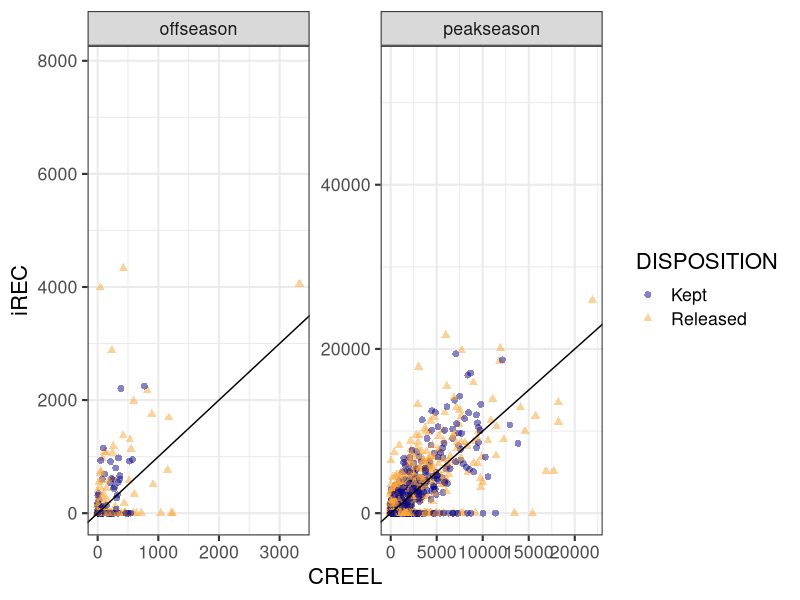
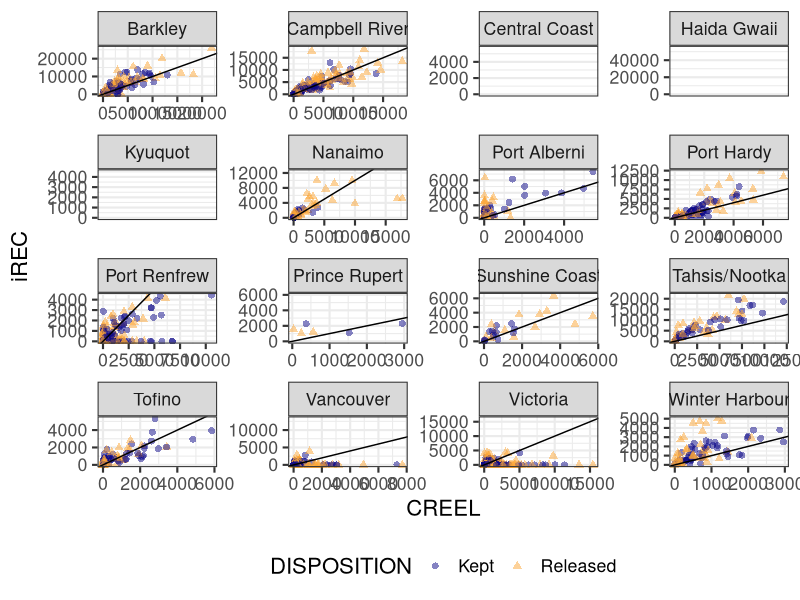
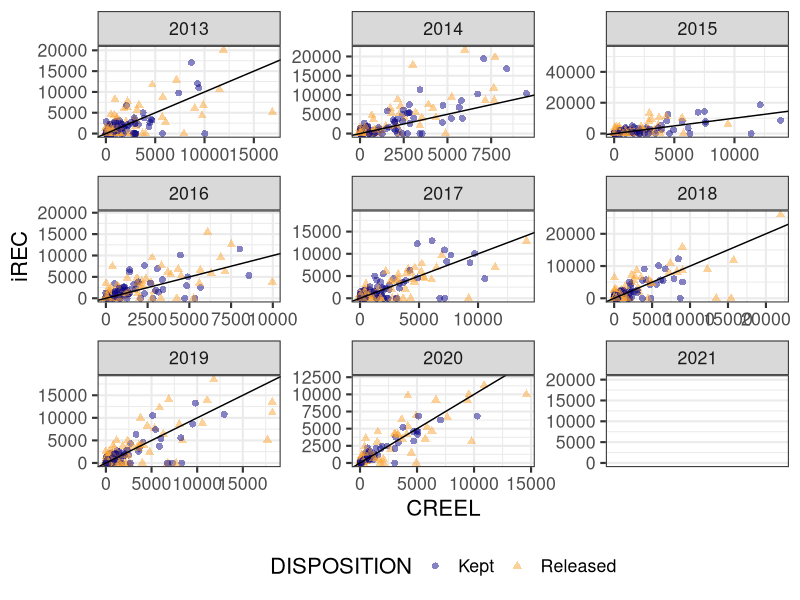

These charts were generated, in order, by the following R code: (Note: this script raises an error after producing the figures.)
## ---- chunk 1

library(ggplot2)
library(dplyr)
library(grid)
#rmarkdown::render("irec_summary.Rmd")

#read in data
creel<-read.csv("../data/creel_filter.csv")
irec<-read.csv("../data/iRecchinook_2012_2021.csv")

arealu <- read.csv("../data/areaLU.csv") 


## ---- chunk 2

creel<- creel%>%
      rename(AREA=PFMA)%>%left_join(arealu[,c("AREA","LU_GROUPING3")])%>%
      filter(YEAR>2012)

#input 0s for missing observations on irec
#create df for all possible observations - using variables of interest only
#if other variables are considered, need to include them here
allobs <- expand.grid(list(AREA=unique(irec$AREA),
  YEAR=unique(irec$YEAR),
  MONTH=unique(irec$MONTH),
  DISPOSITION=unique(irec$DISPOSITION)))

#create zero observations and remove in river fisheries
irecall<-left_join(allobs,irec) %>%
filter(AREA != "Area 29 (In River)", YEAR>2012)

irecall$ESTIMATE[is.na(irecall$ESTIMATE)]<-0

irecall<-irecall%>%left_join(arealu[,c("AREA","LU_GROUPING3")])


irecc<- irecall %>%
  #rename(IREC=ESTIMATE)%>%
  select(c(AREA,YEAR,MONTH,DISPOSITION,ESTIMATE,VARIANCE,LU_GROUPING3))%>%
  group_by( AREA,YEAR,MONTH,DISPOSITION,LU_GROUPING3) %>% summarise(ESTIMATE = sum(ESTIMATE), VARIANCE = sum(VARIANCE))%>%
  mutate(SD=sqrt(VARIANCE))%>%
  select(c(!VARIANCE))%>%
  mutate(SURVEY="iRec")


## ---- chunk 3


creelf<- creel %>%
  filter(ESTIMATE_SOURCE=="Creel")%>%
  mutate(SURVEY=case_when(
  Include..20.=="Y"~ "creel20",
  Include..15.=="Y"~ "creel15",
  TRUE ~ "creel"))%>%
  rename(SD=STANDARD_ERROR,DISPOSITION=TYPE)%>%
  select(c(AREA,YEAR,MONTH,DISPOSITION,ESTIMATE,SD, SURVEY, LU_GROUPING3))



creelcc<-creelf%>%
rename(CREEL=ESTIMATE,SDCREEL=SD)


ireccc<-irecc%>%
rename(IREC=ESTIMATE,SDIREC=SD)%>%
  select(c(!SURVEY))


datxy<-left_join(ireccc,creelcc) %>%
mutate(SEASON=if_else(MONTH<5|MONTH>9,"offseason","peakseason"))




## ---- chunk 4

p <- ggplot(datxy)
p <- p + geom_point(aes(x=CREEL, y=IREC,color=DISPOSITION, shape=DISPOSITION), size=2,alpha=.5)
p <- p + facet_wrap(~SEASON, scales="free")
p <- p + theme_bw(16)+labs( x="CREEL", y="iREC")
p <- p + scale_color_viridis_d(end = 0.8,option = "C")
p <- p + geom_abline(slope=1,intercept=0)
p


## ---- chunk 5

p <- ggplot(datxy)
p <- p + geom_point(aes(x=CREEL, y=IREC,color=DISPOSITION, shape=DISPOSITION),size=2, alpha=.5)
p <- p + facet_wrap(~LU_GROUPING3, scales="free")
p <- p + theme_bw(16)+labs( x="CREEL", y="iREC")
p <- p + scale_color_viridis_d(end = 0.8,option = "C")
#p <- p + coord_cartesian(ylim=c(0,max(datxy$CREEL,datxy$IREC, na.rm=T)),xlim=c(0,max(datxy$CREEL,datxy$IREC,na.rm=T)))
p <- p + geom_abline(slope=1,intercept=0)
p <- p + theme(legend.position="bottom")
p
## ---- chunk 6

p <- ggplot(datxy)
p <- p + geom_point(aes(x=CREEL, y=IREC,color=DISPOSITION, shape=DISPOSITION),size=2, alpha=.5)
p <- p + facet_wrap(~YEAR, scales="free")
p <- p + theme_bw(16)+labs( x="CREEL", y="iREC")
p <- p + scale_color_viridis_d(end = 0.8,option = "C")

p <- p + geom_abline(slope=1,intercept=0)
p <- p + theme(legend.position="bottom")
p
## ---- chunk 7

prop0 <-function(x){sum(x==0)/length(x)}

aggregate(datxy$IREC,by=list(datxy$MONTH),prop0)
aggregate(datxy$IREC,by=list(datxy$LU_GROUPING3),prop0)
aggregate(datxy$IREC,by=list(datxy$YEAR),prop0)

sum(datxy$IREC==0)/nrow(datxy)





## ---- chunk 8


# This model is just a firs attempt
fit1 <- brm(formula= IREC |se(SDIREC,sigma = TRUE) ~ CREEL|LU_GROUPING3 + SEASON,
  data=datxy, family=gaussian)


stancode(fit1)
sdata <- standata(fit1)
names(sdata)

### obtain model summaries and plots
summary(fit1, waic = TRUE)
plot(fit1, ask = FALSE)
plot(marginal_effects(fit1), ask = FALSE)


## ---- chunk 9

datxy$ratio <- datxy$IREC/datxy$CREEL
datxy <- datxy[is.finite(datxy$ratio),] 


 

p <- ggplot(datxy, aes(x=as.factor(MONTH),y=ratio, color=DISPOSITION))
p <- p + geom_boxplot(width=1, position = position_dodge(width = 1))
p <- p +geom_hline(aes(yintercept=1),size=1.1, alpha=.5)
p <- p + scale_color_viridis_d(end = 0.8,option = "A")
p <- p + theme_bw(16)+labs( x="month", y="iRec:creel")




p2 <- ggplot(datxy, aes(x=as.factor(MONTH),y=ratio, color=DISPOSITION))
p2 <- p2 + geom_boxplot(width=1, position = position_dodge(width = 1))
p2 <- p2 +geom_hline(aes(yintercept=1),size=1.1, alpha=.5)
p2 <- p2 + scale_color_viridis_d(end = 0.8,option = "A")
p2 <- p2 + theme_bw(16)+labs( x="month", y="iRec:creel")
p2 <- p2 + coord_cartesian( ylim = c(0,10))



grid.newpage()
grid.draw(rbind(ggplotGrob(p), ggplotGrob(p2), size = "last"))

## ---- chunk 10


p <- ggplot(datxy, aes(x=as.factor(LU_GROUPING3),y=ratio, color=DISPOSITION))
p <- p + geom_boxplot(width=1, position = position_dodge(width = 1))
p <- p +geom_hline(aes(yintercept=1),size=1.1, alpha=.5)
p <- p + scale_color_viridis_d(end = 0.8,option = "A")
p <- p + theme_bw(16)+labs( x="Area", y="iRec:creel")
p <- p + theme(axis.text.x = element_text(angle = 45, hjust=1))


p2 <- ggplot(datxy, aes(x=as.factor(LU_GROUPING3),y=ratio, color=DISPOSITION))
p2 <- p2 + geom_boxplot(width=1, position = position_dodge(width = 1))
p2 <- p2 +geom_hline(aes(yintercept=1),size=1.1, alpha=.5)
p2 <- p2 + scale_color_viridis_d(end = 0.8,option = "A")
p2 <- p2 + theme_bw(16)+labs( x="Area", y="iRec:creel")
p2 <- p2 + theme(axis.text.x = element_text(angle = 45, hjust=1))
p2 <- p2 + coord_cartesian( ylim = c(0,15))



grid.newpage()
grid.draw(rbind(ggplotGrob(p), ggplotGrob(p2), size = "last"))

## ---- chunk 11


p <- ggplot(datxy, aes(x=as.factor(YEAR),y=ratio, color=SURVEY))
p <- p + geom_boxplot(width=1, position = position_dodge(width = 1))
p <- p + geom_hline(aes(yintercept=1),size=1.1, alpha=.5)
p <- p + scale_color_viridis_d(end = 0.8,option = "A")
p <- p + theme_bw(16)+labs( x="year", y="iRec:creel")
p <- p + theme(axis.text.x = element_text(angle = 45, hjust=1))+labs( x="Area", y="count")

p2 <- ggplot(datxy, aes(x=as.factor(YEAR),y=ratio, color=SURVEY))
p2 <- p2 + geom_boxplot(width=1, position = position_dodge(width = 1))
p2 <- p2 + geom_hline(aes(yintercept=1),size=1.1, alpha=.5)
p2 <- p2 + scale_color_viridis_d(end = 0.8,option = "A")
p2 <- p2 + theme_bw(16)+labs( x="year", y="iRec:creel")
p2 <- p2 + theme(axis.text.x = element_text(angle = 45, hjust=1))+labs( x="Area", y="count")
p2 <- p2 + coord_cartesian( ylim = c(0,15))


grid.newpage()
grid.draw(rbind(ggplotGrob(p), ggplotGrob(p2), size = "last"))


## ---- chunk 12



p <- ggplot(dat)
p <- p + geom_bar(aes(x=as.factor(MONTH), color=SURVEY, fill=SURVEY),alpha=.5, position=position_dodge2(width = 0.9, preserve = "single"))
p <- p + scale_fill_viridis_d(end = 0.8,option = "A")
p <- p + scale_color_viridis_d(end = 0.8,option = "A")
p <- p + theme_bw(16)+labs( x="month", y="count")
p
## ---- chunk 13

p <- ggplot(dat)
p <- p + geom_bar(aes(x=as.factor(AREA), color=SURVEY, fill=SURVEY),alpha=.5, position=position_dodge2(width = 0.9, preserve = "single"))
p <- p + scale_fill_viridis_d(end = 0.8,option = "A")
p <- p + scale_color_viridis_d(end = 0.8,option = "A")
p <- p + theme_bw(16)
p <- p + theme(axis.text.x = element_text(angle = 45, hjust=1))+labs( x="Area", y="count")
p

## ---- chunk 14

p <- ggplot(dat)
p <- p + geom_bar(aes(x=as.factor(YEAR), color=SURVEY, fill=SURVEY),alpha=.5, position=position_dodge2(width = 0.9, preserve = "single"))
p <- p + scale_fill_viridis_d(end = 0.8,option = "A")
p <- p + scale_color_viridis_d(end = 0.8,option = "A")
p <- p + theme_bw(16)
p <- p + theme(axis.text.x = element_text(angle = 45, hjust=1))+labs( x="year", y="count")
p

## ---- chunk 15

datmon <- dat %>%
group_by( MONTH,DISPOSITION,SURVEY) %>% summarise(ESTIMATE = sum(ESTIMATE))


p <- ggplot(datmon)
p <- p + geom_col(aes(x=as.factor(MONTH),y=ESTIMATE, color=SURVEY, fill=SURVEY),alpha=.5, position=position_dodge2(width = 0.9, preserve = "single"))
p <- p + facet_wrap(~DISPOSITION)
p <- p + scale_fill_viridis_d(end = 0.8,option = "A")
p <- p + scale_color_viridis_d(end = 0.8,option = "A")
p <- p + theme_bw(16)+labs( x="month", y="sum(obs)")
p
## ---- chunk 16

datmon <- dat %>%
group_by( AREA,DISPOSITION,SURVEY) %>% summarise(ESTIMATE = sum(ESTIMATE))


p <- ggplot(datmon)
p <- p + geom_col(aes(x=as.factor(AREA),y=ESTIMATE, color=SURVEY, fill=SURVEY),alpha=.5, position=position_dodge2(width = 0.9, preserve = "single"))
p <- p + facet_wrap(~DISPOSITION)
p <- p + scale_fill_viridis_d(end = 0.8,option = "A")
p <- p + scale_color_viridis_d(end = 0.8,option = "A")
p <- p + theme_bw(16)+labs( x="area", y="sum(obs)")
p <- p + theme(axis.text.x = element_text(angle = 45, hjust=1))+labs( x="Area", y="count")
p

## ---- chunk 17

datyr<- dat %>%
group_by( YEAR,DISPOSITION,SURVEY) %>% summarise(ESTIMATE = sum(ESTIMATE))


p <- ggplot(datyr)
p <- p + geom_col(aes(x=as.factor(YEAR),y=ESTIMATE, color=SURVEY, fill=SURVEY),alpha=.5, position=position_dodge2(width = 0.9, preserve = "single"))
p <- p + facet_wrap(~DISPOSITION)
p <- p + scale_fill_viridis_d(end = 0.8,option = "A")
p <- p + scale_color_viridis_d(end = 0.8,option = "A")
p <- p + theme_bw(16)+labs( x="year", y="sum(obs)")
p <- p + theme(axis.text.x = element_text(angle = 45, hjust=1))+labs( x="Area", y="count")
p

